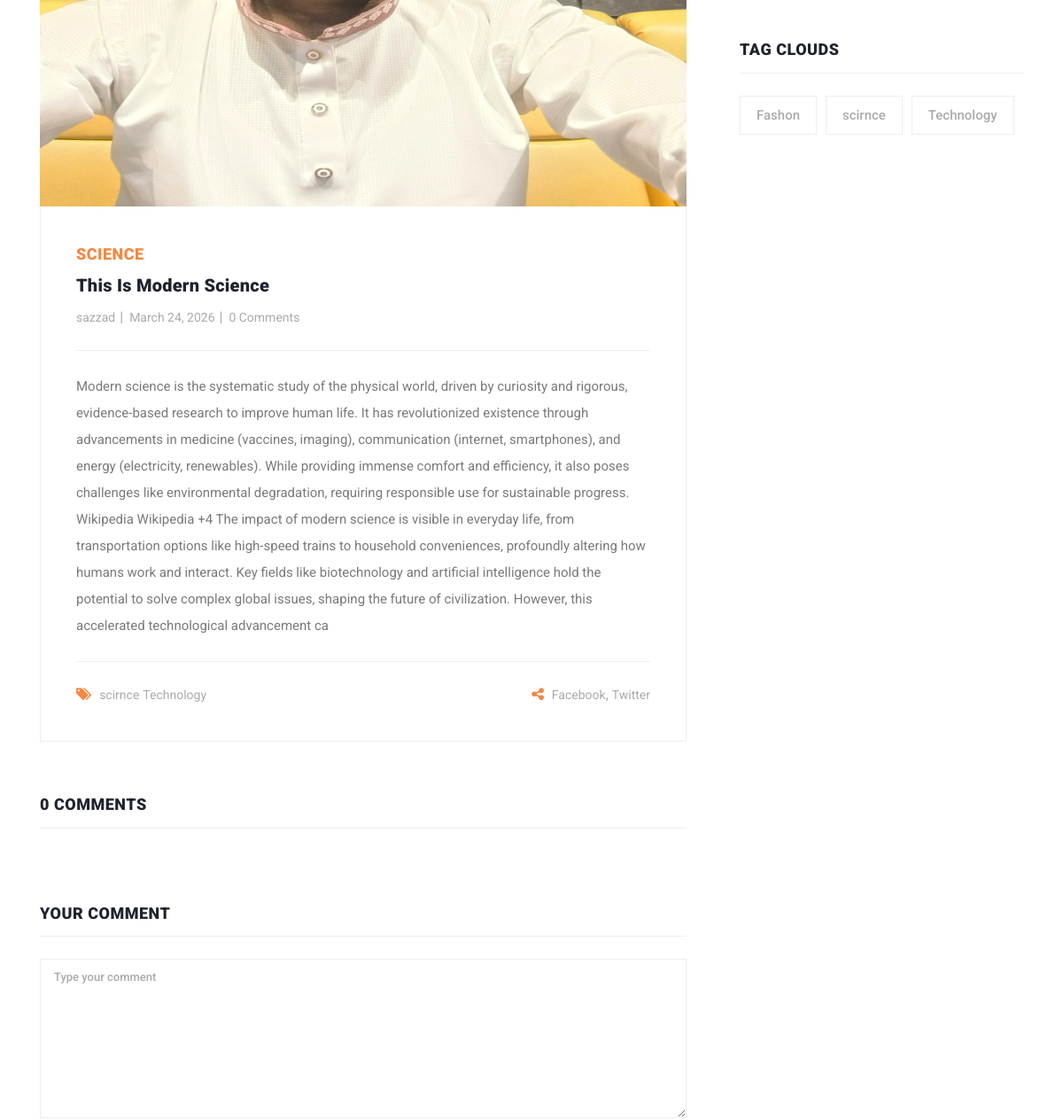
Before: /blog_details/this-is-modern-science/ (middle part) with the older database file.
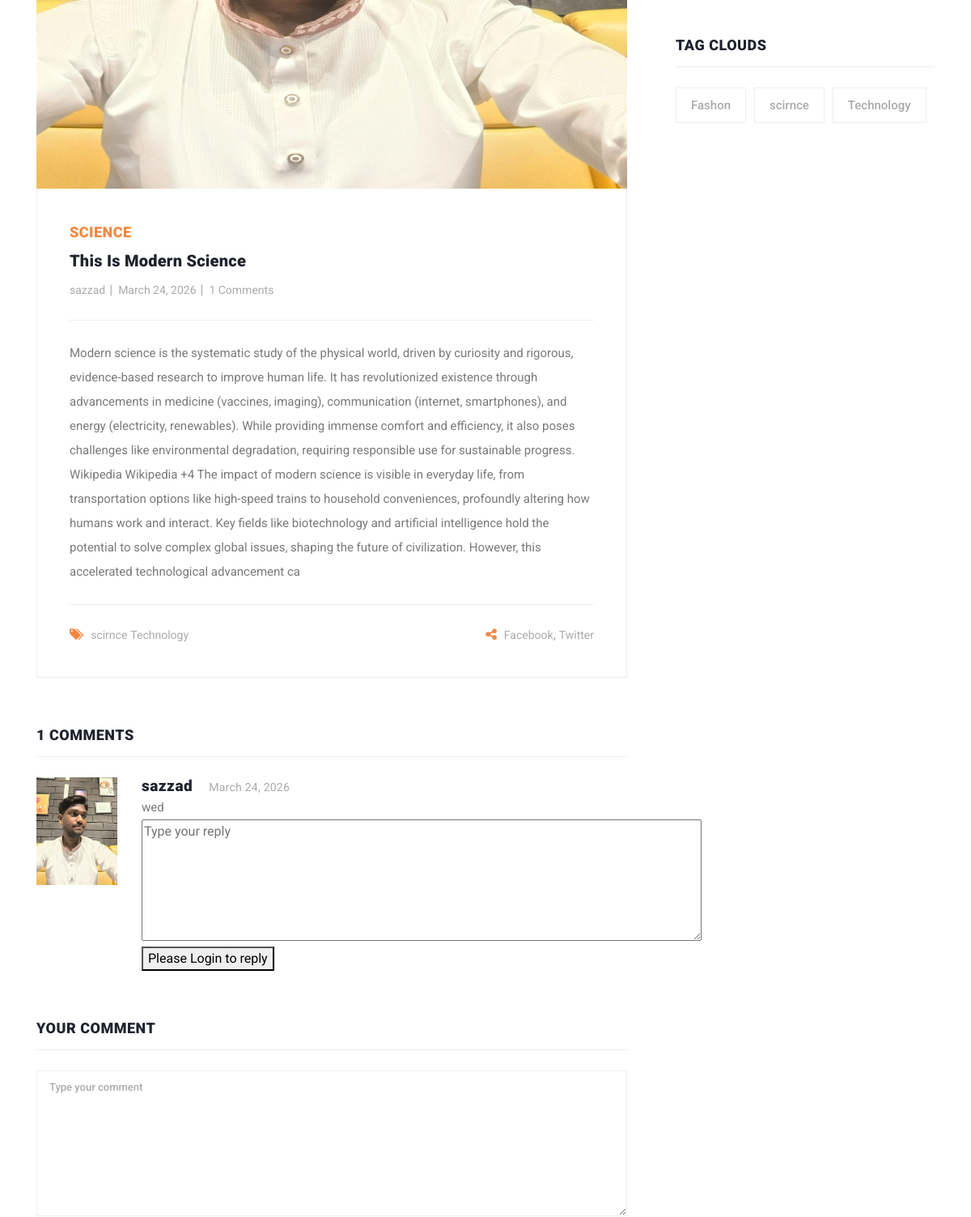
After: the same page with the newer database file.
### blogapp/models.py (models this page shows, shortened)
class Blog(models.Model):
    user = models.ForeignKey(
        User,
        related_name='user_blogs',
        on_delete=models.CASCADE
    )
    category = models.ForeignKey(
        Category,
        related_name='category_blogs',
        on_delete=models.CASCADE
    )
    tag = models.ManyToManyField(
        Tag,
        related_name='tag_blogs',
        blank=True
    )
    title = models.CharField(
        max_length=250,
    )
    description = models.TextField(
        max_length=1000,
    )
    slug = models.SlugField(blank=True, unique=True)
    banner = models.ImageField(upload_to='blogs_banner')
    created_date = models.DateField(auto_now_add=True)

class Category(models.Model):
    title = models.CharField(max_length=100)
    slug = models.SlugField(blank=True, unique=True)
    created_date = models.DateField(auto_now_add=True)
    def __str__(self):
        return self.title

class Tag(models.Model):
    title = models.CharField(max_length=100)
    slug = models.SlugField(blank=True, unique=True)
    created_date = models.DateField(auto_now_add=True)

class Comment(models.Model):
    user = models.ForeignKey(
        User,
        related_name='user_comment',
        on_delete=models.CASCADE
    )
    blog = models.ForeignKey(
        Blog,
        related_name='blogs_comment',
        on_delete=models.CASCADE
    )
    text = models.TextField()
    created_date = models.DateField(auto_now_add=True)

### account/models.py (models this page shows, shortened)
class User(AbstractUser):
    email = models.EmailField(
        max_length=150,
        unique= True
    )
    profile_picture = models.ImageField(
        upload_to="user_profile/",
        default="user-profile/default.png"
    )
    REQUIRED_FIELDS = ["email"]
    objects = CustomUserManager()

### blogapp/views.py (the view, shortened to what this page needs)
# urls.py: path('blog_details/<str:slug>/', blog_details, name="blog_details"),
def blog_details(request, slug):
    form = TextForm()
    blog = get_object_or_404(Blog, slug=slug)
    categories = Category.objects.all()
    tags = Tag.objects.all()
    related_post = Blog.objects.filter(category=blog.category).exclude(id=blog.id).order_by('-id')
    if not related_post:
        related_post = Blog.objects.filter(category=blog.category).exclude(id=blog.id).order_by('-created_date')
    context = {
        'blog':blog,
        'categories':categories,
        'tags':tags,
        'related_post':related_post,
        'form':form
    }
    return render(request, 'blog_details.html', context)

### blogapp/forms.py
class TextForm(forms.Form):
    text =forms.CharField(widget=forms.Textarea, required=True)

### templates/blog_details.html (shortened to what this page needs)
{% extends 'base.html' %}
{% load static %}
{% block content %}
<section class="blog-posts grid-system">
  <div class="container">
    <div class="row">
      <div class="col-lg-8">
        <div class="all-blog-posts">
          <div class="row">
            <div class="col-lg-12">
              <div class="blog-post">
                <div class="blog-thumb">
                  <img
                    style="height: 600px"
                    src="{{ blog.banner.url }}"
                    alt=""
                  />
                </div>
                <div class="down-content">
                  <span>{{blog.category}}</span>
                  <a href=""><h4>{{blog.title}}</h4></a>
                  <ul class="post-info">
                    <li><a href="#">{{blog.user.username}}</a></li>
                    <li><a href="#">{{blog.created_date}}</a></li>
                    <li>
                      <a href="#">{{blog.blogs_comment.all.count}} Comments</a>
                    </li>
                  </ul>
                  <p>{{blog.description}}</p>
                  <div class="post-options">
                    <div class="row">
                      <div class="col-6">
                        <ul class="post-tags">
                          <li><i class="fa fa-tags"></i></li>
                          {% if blog.tag.all.count > 0 %}
                          {% for tag in blog.tag.all %}
                          <li><a href="#">{{tag.title}}</a></li>
                          {% endfor%}
                          {% else %}
                          <li>None</li>
                          {% endif %}
                        </ul>
                      </div>
                      <div class="col-6">
                        <ul class="post-share">
                          <li><i class="fa fa-share-alt"></i></li>
                          <li><a href="#">Facebook</a>,</li>
                          <li><a href="#"> Twitter</a></li>
                        </ul>
                      </div>
                    </div>
                  </div>
                </div>
              </div>
            </div>
            <div class="col-lg-12">
              <div class="sidebar-item comments">
                <div class="sidebar-heading">
                  <h2>{{blog.blogs_comment.count}} comments</h2>
                </div>
                <div class="content">
                  <ul class="d-flex flex-column">
                    {% for comment in blog.blogs_comment.all %}
                    <li>
                      <div class="author-thumb">
                        {% if comment.user.profile_picture %}
                        <img
                          src="{{comment.user.profile_picture.url}}"
                          alt=""
                        />
                        {% else %}
                        <img src="media/user_profile/default.png" alt="" />
                        {% endif %}
                      </div>
                      <div class="right-content">
                        <h4>
                          {{blog.user.username}}<span
                            >{{blog.created_date}}</span
                          >
                        </h4>
                        <p>{{comment.text}}</p>
                        <form
                          id="comment"
                          action="{% url 'reply' blog.id comment.id %}"
                          method="POST"
                        >
                          <div class="row">
                            <div class="col-lg-12">
                              <fieldset>
                                <textarea
                                  name="text"
                                  rows="6"
                                  cols="80"
                                  id="message"
                                  placeholder="Type your reply"
                                  required=""
                                ></textarea>
                              </fieldset>
                            </div>
                            <div class="col-lg-12">
                              {% if request.user.is_authenticated %}
                              <fieldset>
                                <button
                                  type="submit"
                                  id="form-submit"
                                  class="main-button"
                                >
                                  reply
                                </button>
                              </fieldset>
                              {% else %}
                              <fieldset>
                                <a href="">
                                  <button id="form-submit" class="main-button">
                                    Please Login to reply
                                  </button>
                                </a>
                              </fieldset>
                              {% endif %}
                            </div>
                          </div>
                        </form>
                      </div>
                    </li>
                    {% endfor %}
                  </ul>
                </div>
              </div>
            </div>
            <div class="col-lg-12">
              <div class="sidebar-item submit-comment">
                <div class="sidebar-heading">
                  <h2>Your comment</h2>
                </div>
                <div class="content">
                  <form
                    id="comment"
                    action="{% url 'blog_details' blog.slug %}"
                    method="POST"
                  >
                    <div class="row">
                      <div class="col-lg-12">
                        <fieldset>
                          <textarea
                            name="text"
                            rows="6"
                            id="message"
                            placeholder="Type your comment"
                            required=""
                          ></textarea>
                        </fieldset>
                      </div>
                    </div>
                  </form>
                </div>
              </div>
            </div>
          </div>
        </div>
      </div>
      <div class="col-lg-4">
        <div class="sidebar">
          <div class="row">
            <div class="col-lg-12">
              <div class="sidebar-item tags">
                <div class="sidebar-heading">
                  <h2>Tag Clouds</h2>
                </div>
                <div class="content">
                  <ul>
                    {% for tag in tags %}
                    <li>
                      <a href="{% url 'tag_blogs'  tag.slug %}"
                        >{{tag.title}}</a
                      >
                    </li>
                    {% endfor %}
                  </ul>
                </div>
              </div>
            </div>
          </div>
        </div>
      </div>
    </div>
  </div>
</section>
{% endblock content %}

### templates/base.html (shortened to what this page needs)
<!DOCTYPE html>
<html lang="en">
  <head>
    {% load static %}
    <link href="https://cdn.jsdelivr.net/npm/bootstrap@5.0.2/dist/css/bootstrap.min.css" rel="stylesheet">
    <link href="{% static 'vendor/bootstrap/css/bootstrap.min.css' %}" rel="stylesheet">
    <link rel="stylesheet" href="{% static 'css/fontawesome.css' %}">
    <link rel="stylesheet" href="{% static 'css/templatemo-stand-blog.css' %}">
    <link rel="stylesheet" href="{% static 'css/owl.css' %}">
    <link rel="stylesheet" href="{% static 'css/style.css' %}">
</head>
<body>
  {% block content %}
  {% endblock content %}
</body>
</html>

### templates/scripts.html (shortened to what this page needs)
{% load static %}

### static/css/templatemo-stand-blog.css (style rules this page uses)
body { font-family: 'Roboto', sans-serif; overflow-x: hidden; text-rendering: optimizeLegibility; -webkit-font-smoothing: antialiased; -moz-osx-font-smoothing: grayscale; }
p { margin-bottom: 0px; font-size: 15px; font-weight: 400; color: #7a7a7a; line-height: 30px; }
a { text-decoration: none!important; }
ul { padding: 0; margin: 0; list-style: none; }
h1,h2,h3,h4,h5,h6 { margin: 0px; }
.blog-posts { margin-top: 100px; }
.blog-posts .blog-post { margin-bottom: 30px; }
.blog-posts .blog-thumb img { width: 100%; overflow: hidden; }
.blog-posts .down-content { padding: 40px; border-right: 1px solid #eee; border-left: 1px solid #eee; border-bottom: 1px solid #eee; }
.blog-posts .down-content span { font-size: 18px; text-transform: uppercase; letter-spacing: 0.5px; font-weight: 900; color: #f48840; }
.blog-posts .down-content h4 { font-size: 24px; text-transform: capitalize; letter-spacing: 0.5px; font-weight: 900; color: #20232e; margin: 10px 0px 12px 0px; }
.blog-posts .down-content ul.post-info li { display: inline-block; margin-right: 8px; }
.blog-posts .down-content ul.post-info li:after { content: '|'; color: #aaa; margin-left: 8px; }
.blog-posts .down-content h4 { font-size: 20px; letter-spacing: 0.25px; }
.grid-system .down-content ul.post-info li { margin-right: 3px; }
.grid-system .down-content ul.post-info li:after { margin-left: 5px; }
.blog-posts .down-content ul.post-info li:last-child::after { display: none; }
.blog-posts .down-content ul.post-info li a { font-size: 14px; color: #aaa; font-weight: 400; transition: all .3s; }
.blog-posts .down-content p { padding: 25px 0px; margin: 25px 0px; border-top: 1px solid #eee; border-bottom: 1px solid #eee; }
.blog-posts .down-content ul.post-share { text-align: right; }
.blog-posts .down-content ul.post-tags li, .blog-posts .down-content ul.post-share li { display: inline-block; }
.blog-posts .down-content ul.post-tags li:first-child i, .blog-posts .down-content ul.post-share li:first-child i { color: #f48840; margin-right: 5px; }
.blog-posts .down-content ul.post-tags li, .blog-posts .down-content ul.post-share li { color: #aaa; }
.blog-posts .down-content ul.post-tags li a, .blog-posts .down-content ul.post-share li a { font-size: 14px; color: #aaa; font-weight: 400; transition: all .3s; }
.blog-posts .sidebar-heading h2 { font-size: 18px; text-transform: uppercase; font-weight: 900; letter-spacing: 0.5px; color: #20232e; border-bottom: 1px solid #eee; padding-bottom: 15px; margin-bottom: 25px; }
.blog-posts .comments { margin-top: 30px; }
.blog-posts .comments ul li { display: inline-block; margin-bottom: 20px; padding-bottom: 20px; border-bottom: 1px solid #eee; }
.blog-posts .comments ul li:last-child { margin-bottom: 0px; padding-bottom: 0px; border-bottom: none; }
.blog-posts .comments ul li .author-thumb { display: inline; float: left; }
.blog-posts .comments ul li .author-thumb img { max-width: 100px; display: inline; }
.blog-posts .comments ul li .right-content { margin-left: 130px; }
.blog-posts .comments ul li .right-content h4 { color: #20232e; font-size: 19px; font-weight: 900; letter-spacing: 0.5px; }
.blog-posts .comments ul li .right-content h4 span { font-size: 14px; color: #aaa; font-weight: 400; letter-spacing: 0.25px; margin-left: 20px; }
.blog-posts .submit-comment { margin-top: 60px; }
.blog-posts .submit-comment textarea { width: 100%; height: 46px; border: 1px solid #eee; font-size: 13px; text-transform: uppercase; font-weight: 500; color: #7a7a7a; outline: none; padding: 10px 15px; margin-bottom: 30px; height: 180px; max-height: 220px; max-width: 100%; min-width: 160px; }
.blog-posts .submit-comment input::placeholder, .blog-posts .submit-comment textarea::placeholder { color: #aaa; }
.sidebar { margin-left: 30px; }
.sidebar .sidebar-item { margin-top: 50px; }
.sidebar .sidebar-heading h2 { font-size: 18px; text-transform: uppercase; font-weight: 900; letter-spacing: 0.5px; color: #20232e; border-bottom: 1px solid #eee; padding-bottom: 15px; margin-bottom: 25px; }
.sidebar .tags ul li { margin-right: 6px; display: inline-block; }
.sidebar .tags ul li { margin-bottom: 10px; }
.sidebar .tags ul li a { font-size: 15px; font-weight: 500; color: #aaa; display: inline-block; border: 1px solid #eee; padding: 10px 18px; transition: all .3s; }

### static/css/style.css (style rules this page uses)
input, textarea { text-transform: none !important; }

Changed rows visible on the page:
computed for Blog "This Is Modern Science": blogs_comment.all.count "0" → "1"; blogs_comment.count "0" → "1"
added Comment: user.profile_picture (picture), {{ blog.user.username }} "sazzad", {{ blog.created_date }} "March 24, 2026", text "wed"
